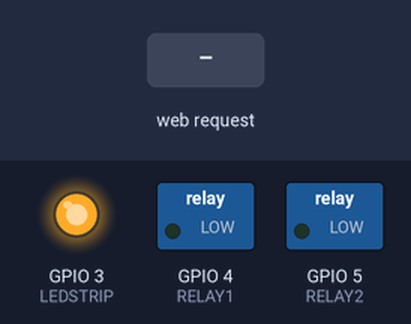
The sketch below on a simulated ESP8266 (NodeMCU). Parts: switched loads named in the sketch (green lamp = pin HIGH), output pins drawn as LEDs (lit = HIGH). The test bench sets the inputs (shaded band). WiFi joins after 1.5 s; servers stay silent unless stated; what the sketch prints to the serial monitor is not drawn.

Above: at 2.7 s.
2.8 s: HTTP request GET /relay?val=1 received
At 3.3 s:
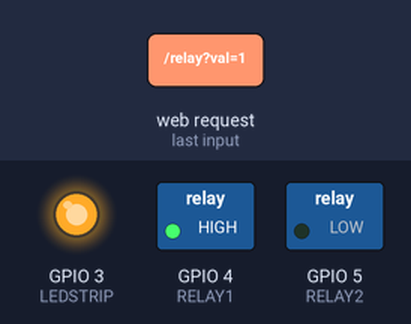
4.3 s: HTTP request GET /led?val=1 received
At 5.5 s:
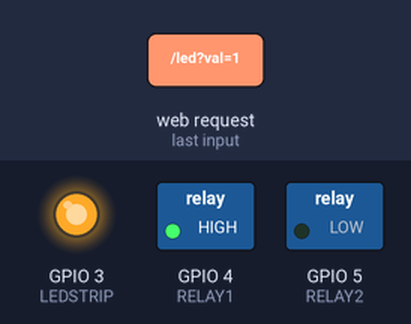
5.8 s: HTTP request GET /relay received
At 6.8 s:
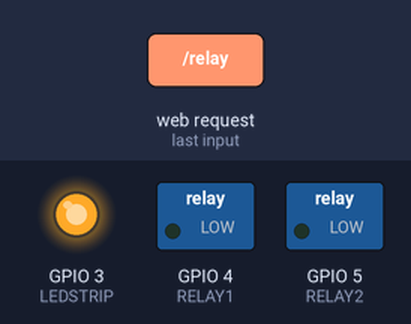
7.3 s: HTTP request GET /relay?val=1&index=1 received
At 7.9 s:
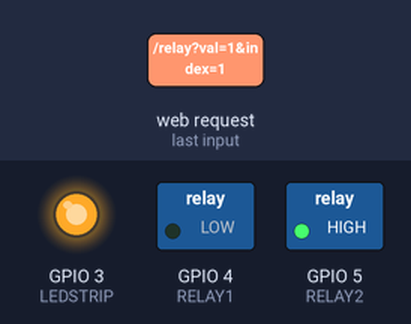
8.8 s: HTTP request GET /relay?val=120 received
At 9.1 s:
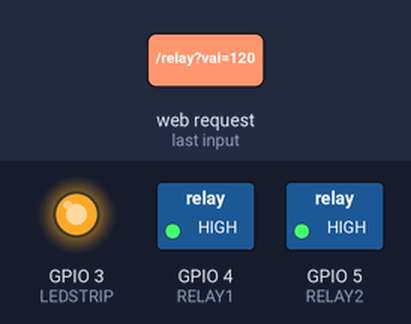
10.3 s: HTTP request GET /relay?val=0 received
At 11.4 s:
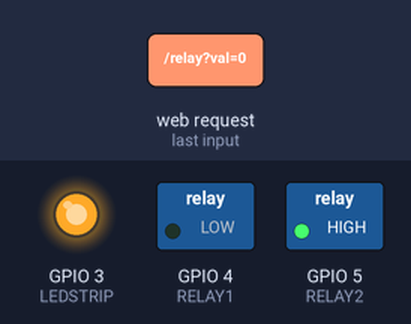
Timing chart, 0 to 12.8 s (numbered marks = the images above; inputs shaded):
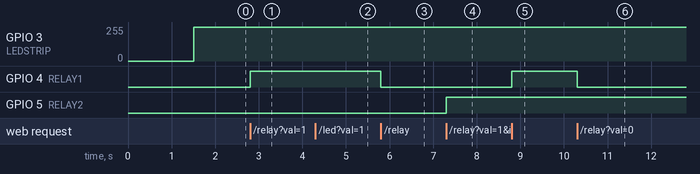

The sketch:

WifiLights.ino
```cpp
#include <ESP8266WiFi.h>
#include <WiFiClient.h>
#include <ESP8266WiFiMulti.h>
#include <ESP8266mDNS.h>
#include <ESP8266WebServer.h>

ESP8266WiFiMulti wifiMulti;
ESP8266WebServer server(80);

#define RELAY1     4
#define RELAY2     5
#define LEDSTRIP   3
#define LEDBUILTIN 14

char apssid[] = "wifilamp";
char appassword[] = "hellohihi";

int ledval = 0;
byte relay1val = 0;
byte relay2val = 0;

void handleRoot() {
    server.send(200, "text/plain", "Hello world!");
}

void handleLed() {
    int tmpval = 0;
    if (server.hasArg("val")) {
        if (server.arg("val") != NULL && server.arg("val") != "") {
            tmpval = server.arg("val").toInt();
        }
    }
    delay(0);
    char buf[10];
    if ((tmpval >= 0) && (tmpval <= 1023)) {
        ledval = tmpval;
        sprintf(buf, "%d", (int)ledval);
    } else {
        sprintf(buf, "-1");
    }
    delay(0);
    server.send(200, "text/plain", buf);
}

void handleRelay() {
    byte val = 0;
    if (server.hasArg("val")) {
        if (server.arg("val") != NULL && server.arg("val") != "") {
            val = server.arg("val").toInt();
        }
    }
    byte index = 0;
    if (server.hasArg("index")) {
        if (server.arg("index") != NULL && server.arg("index") != "") {
            index = server.arg("index").toInt();
        }
    }
    const char* buf;
    if (index == 0) {
        if (val == 2) {
            relay1val = 1 - relay1val;
        } else {
            relay1val = val;
        }
        buf = (relay1val == 1) ? "On" : "Off";
    } else if (index == 1) {
        if (val == 2) {
            relay2val = 1 - relay2val;
        } else {
            relay2val = val;
        }
        buf = (relay2val == 1) ? "On" : "Off";
    } else {
        server.send(200, "text/plain", "???");
        return;
    }
    delay(0);
    server.send(200, "text/plain", buf);
}

void setup() {
    pinMode(RELAY1, OUTPUT);
    pinMode(RELAY2, OUTPUT);
    pinMode(LEDSTRIP, OUTPUT);

    Serial.begin(115200);

    WiFi.persistent(false);
    WiFi.mode(WIFI_OFF);
    WiFi.mode(WIFI_STA);

    wifiMulti.addAP("NETWORK_NAME", "NETWORK_PASSWORD");

    Serial.println("Connecting ...");
    int i = 0;
    long lastSerial = millis();
    int statusLedPWM = 200;
    int statusLedDelta = 10;
    while (wifiMulti.run() != WL_CONNECTED) {
        delay(10);
        if (millis() - lastSerial > 250) {
            Serial.println(".");
            lastSerial = millis();
            statusLedDelta *= -1;
            i++;
            if (i == 40) break;
        }
        statusLedPWM = statusLedPWM + statusLedDelta;
        analogWrite(LEDBUILTIN, statusLedPWM);
    }

    if (i == 40) {
        Serial.println("Cannot connect to specified networks.\nCreating one...");
        WiFi.mode(WIFI_AP);
        WiFi.softAP(apssid, appassword);
        Serial.print("Access Point \"");
        Serial.print(apssid);
        Serial.print("\" started. Password: ");
        Serial.println(appassword);

        Serial.print("IP address:\t");
        Serial.println(WiFi.softAPIP());
    } else {

        Serial.println('\n');
        Serial.print("Connected to ");
        Serial.println(WiFi.SSID());
        Serial.print("IP address:\t");
        Serial.println(WiFi.localIP());
    }

    if (MDNS.begin("lamp")) {
        Serial.println("mDNS responder started");
    } else {
        Serial.println("Error setting up MDNS responder!");
    }

    server.on("/", handleRoot);
    server.on("/relay", handleRelay);
    server.on("/led", handleLed);

    server.begin();
    Serial.println("HTTP server started");
    digitalWrite(LEDBUILTIN, 0);
}

void loop() {
    server.handleClient();
    analogWrite(LEDSTRIP, 1023 - ledval);
    digitalWrite(RELAY1, relay1val);
    digitalWrite(RELAY2, relay2val);
}
```

Measured:
- after the input at 2.8 s, GPIO 4 (RELAY1): LOW → HIGH at once
- after the input at 4.3 s, GPIO 3 (LEDSTRIP): 255/255 → 254/255 at once
- after the input at 5.8 s, GPIO 4 (RELAY1): HIGH → LOW at once
- after the input at 7.3 s, GPIO 5 (RELAY2): LOW → HIGH at once
- after the input at 8.8 s, GPIO 4 (RELAY1): LOW → HIGH at once
- after the input at 10.3 s, GPIO 4 (RELAY1): HIGH → LOW at once
